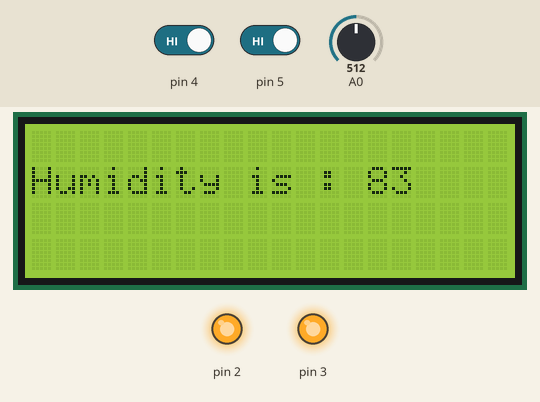
Simulated run of this sketch. Board: Arduino Uno, built with avr-gcc and run on an emulated ATmega328P. Parts: 20×4 character LCD, output pins drawn as LEDs (lit = HIGH). The test bench sets the inputs (shaded band); at power-on: pin 4 HIGH, A0 = 512, pin 5 HIGH. What the sketch prints to the serial monitor is not drawn.

Above: at 1.2 s.
1.3 s: pin 4 driven LOW
At 1.7 s:
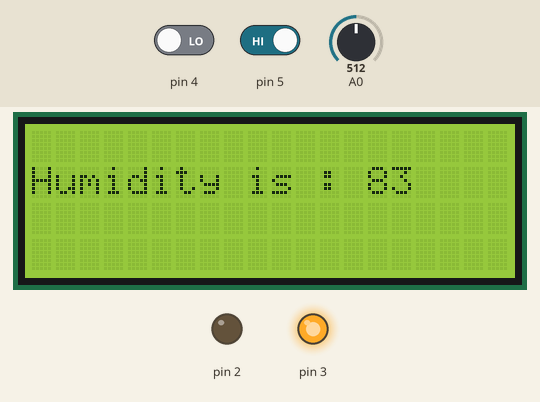
2.8 s: A0 set to 716
At 3.5 s:
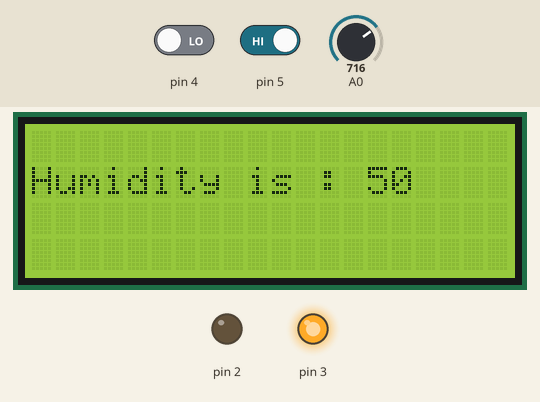
4.4 s: A0 set to 900
At 5.7 s:
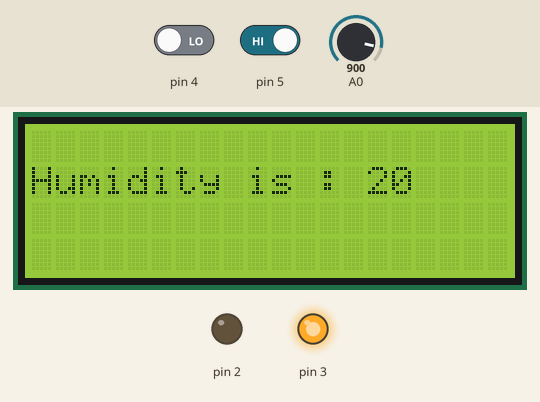
6.0 s: pin 5 driven LOW
At 7.3 s:
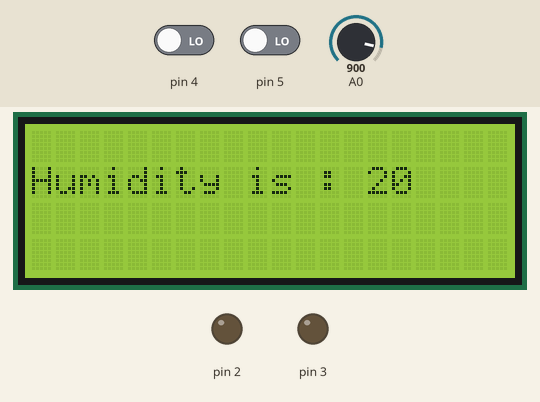
7.6 s: pin 4 driven HIGH
At 8.6 s:
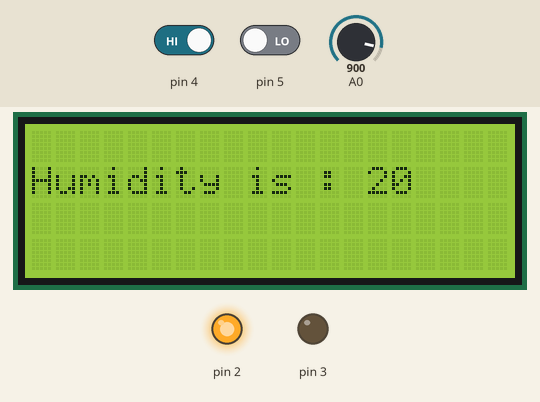
9.2 s: A0 set to 1023
At 10.4 s:
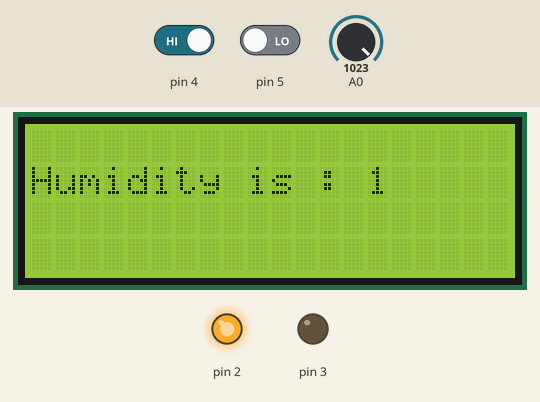
Timing chart, 0 to 11.8 s (numbered marks = the images above; inputs shaded):
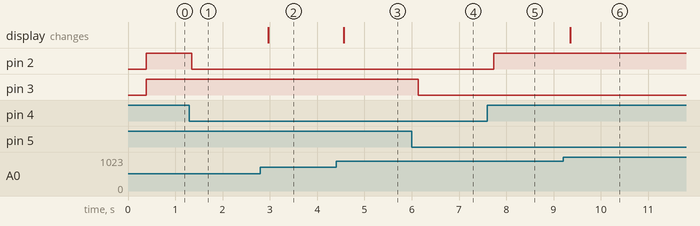

The sketch:

Arduino_with_lcd.ino
```cpp
//YWROBOT
//Compatible with the Arduino IDE 1.0
//Library version:1.1
#include <Wire.h>
#include <LiquidCrystal_I2C.h>

#if defined(ARDUINO) && ARDUINO >= 100
#define printByte(args)  write(args);
#else
#define printByte(args)  print(args,BYTE);
#endif

bool button1;
bool button2;
int data;


LiquidCrystal_I2C lcd(0x27,20,4);  // set the LCD address to 0x27 for a 16 chars and 2 line display

void setup()
{
  lcd.init();                      // initialize the lcd
  lcd.backlight();


  Serial.begin(9600);

pinMode(2,OUTPUT);
pinMode(3,OUTPUT);
digitalWrite(2,LOW);
digitalWrite(3,LOW);

  lcd.setCursor(0, 1);
  // lcd.print(" i ");
  // lcd.printByte(3);
  // displayKeyCodes();

}


void loop()
{
   data=analogRead(A0);
   Serial.println(data);
   int val = map(data, 400, 1024, 100, 0);
   lcd.setCursor(0, 1);
    lcd.print("Humidity is :");
   lcd.setCursor(14,1);
   lcd.print("   ");
   lcd.setCursor(14,1);
   lcd.print(val);
  delay(300);


button1=digitalRead(4);

button2=digitalRead(5);

if (button1 == LOW)
  digitalWrite(2,LOW);
else
   digitalWrite(2,HIGH);


if (button2 == LOW)
  digitalWrite(3,LOW);
else
   digitalWrite(3,HIGH);

}
```

Measured:
- after the input at 1.3 s, pin 2: HIGH → LOW at once
- after the input at 2.8 s, the display: changes after 0.16 s (image 2)
- after the input at 4.4 s, the display: changes after 0.16 s (image 3)
- after the input at 6.0 s, pin 3: HIGH → LOW after 0.14 s
- after the input at 7.6 s, pin 2: LOW → HIGH after 0.14 s
- after the input at 9.2 s, the display: changes after 0.15 s (image 6)
